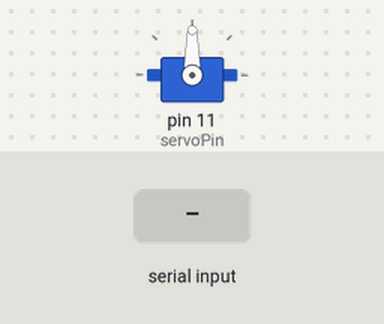
A sketch run on a simulated Arduino Uno, built with avr-gcc and run on an emulated ATmega328P. Parts: servo. The test bench sets the inputs (shaded band).

Above: at 1.2 s.
1.3 s: "30,150\n" received over Serial
At 2.0 s:
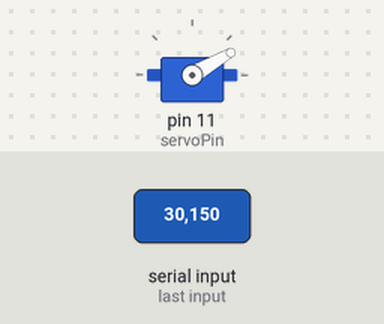
2.8 s: "5\n" received over Serial
At 4.0 s:
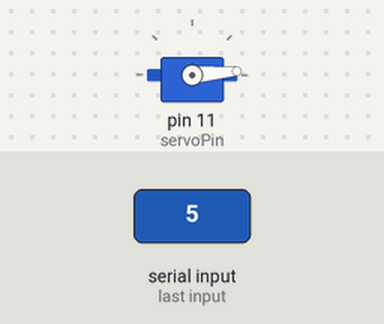
4.3 s: "200\n" received over Serial
At 5.4 s:
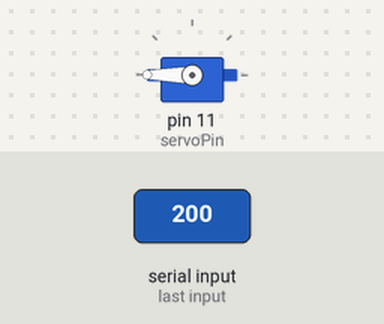
5.8 s: "90,45\n" received over Serial
At 6.6 s:
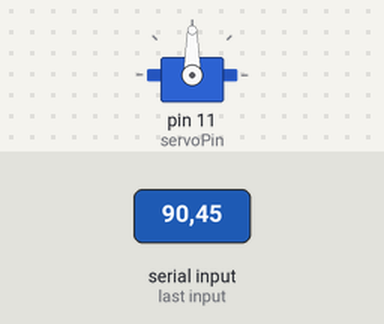
Timing chart, 0 to 8.3 s (numbered marks = the images above; inputs shaded):
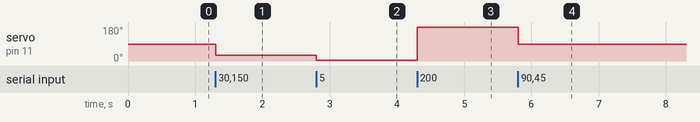

The sketch:

button.ino
```cpp
#include <Servo.h>
#include <string.h>
Servo myservo;
int servoPin = 11;

void setup() {
  myservo.attach(servoPin);
  Serial.begin(9600);
}

void loop() {
  while(!Serial.available());
  String input = Serial.readStringUntil('\n');
  int angle = input.toInt();
  myservo.write(angle);
  delay(1000);
}
```

Measured:
- after the input at 1.3 s, servo on pin 11 (servoPin): 90° → 30° at once
- after the input at 2.8 s, servo on pin 11 (servoPin): 30° → 5° at once
- after the input at 4.3 s, servo on pin 11 (servoPin): 5° → 180° at once
- after the input at 5.8 s, servo on pin 11 (servoPin): 180° → 90° at once
